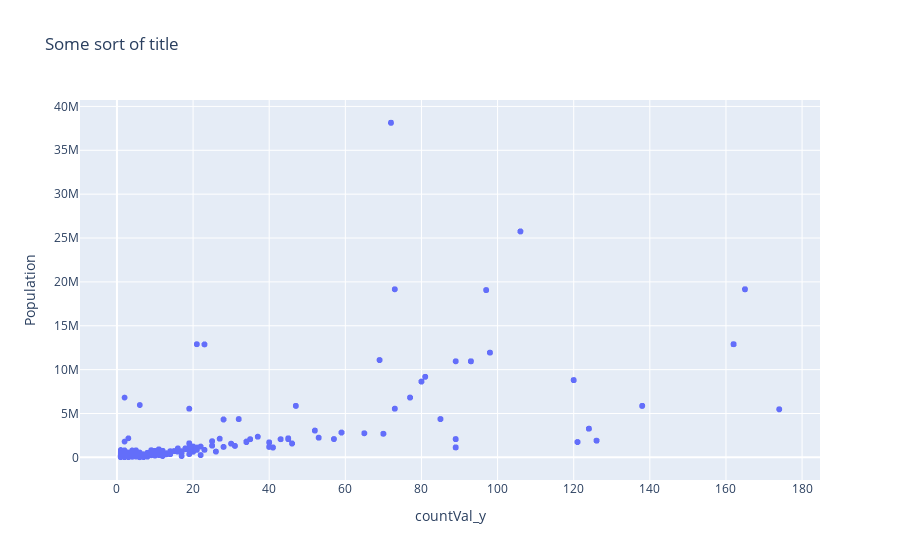

This figure's notebook cell:
### Code cell
import plotly.express as px
import plotly.graph_objects as go

usRoutesPopGraph = usRoutesPop

usRoutesPopGraph['countVal'] = 1
usRoutesPopGraph = usRoutesPopGraph.groupby('DESTINNAME')['countVal'].sum()
usRoutesPopCnt = usRoutesPop.merge(usRoutesPopGraph, how='inner', left_on='DESTINNAME', right_on='DESTINNAME')

fig = px.scatter(usRoutesPopCnt, 
              x = 'countVal_y', 
              y = 'Population',
              title = 'Some sort of title',
              labels = {'SRCCNT' : 'Source of Route Count', 'DESTINCNT' : 'Destination of Route Count'}
            )

fig.show()

### Figure 1 — Plotly figure (JSON) as saved in the notebook; plotly's stock layout.template omitted (floating-point values rounded to 4 significant figures; data arrays with more than 128 entries replaced by an {"elided": "..."} marker saying what was removed)
{"data": [{"hovertemplate": "countVal_y=%{x}<br>Population=%{y}<extra></extra>", "legendgroup": "", "marker": {"color": "#636efa", "symbol": "circle"}, "mode": "markers", "name": "", "showlegend": false, "type": "scattergl", "x": {"elided": "5942 int values"}, "xaxis": "x", "y": {"elided": "5942 float values"}, "yaxis": "y"}], "layout": {"legend": {"tracegroupgap": 0}, "title": {"text": "Some sort of title"}, "xaxis": {"anchor": "y", "domain": [0, 1], "title": {"text": "countVal_y"}}, "yaxis": {"anchor": "x", "domain": [0, 1], "title": {"text": "Population"}}}}
